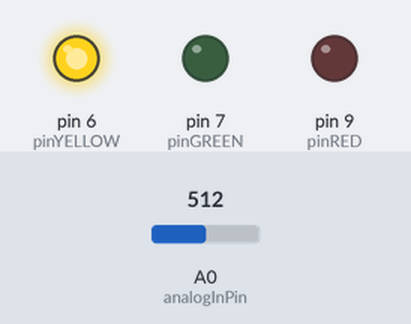
A sketch run on a simulated Arduino Uno, built with avr-gcc and run on an emulated ATmega328P. On the bench: output pins drawn as LEDs (lit = HIGH). Inputs (shaded band) come from the test bench; at power-on: A0 (analogInPin) = 512.

Above: at 1.2 s.
1.3 s: A0 (analogInPin) set to 498
At 1.9 s:
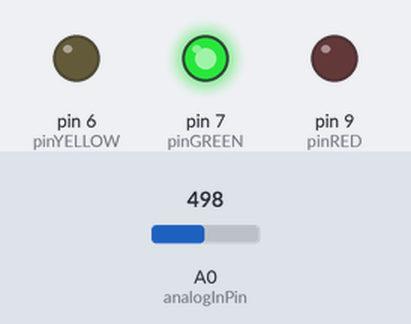
2.8 s: A0 (analogInPin) set to 1023
At 3.1 s:
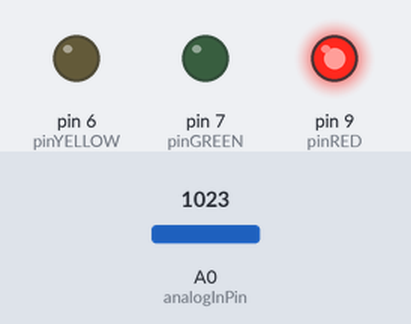
4.3 s: A0 (analogInPin) set to 1016
At 5.4 s:
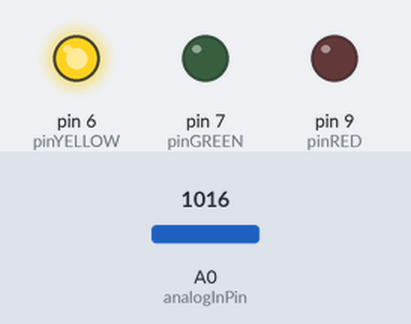
5.8 s: A0 (analogInPin) set to 511
At 6.5 s:
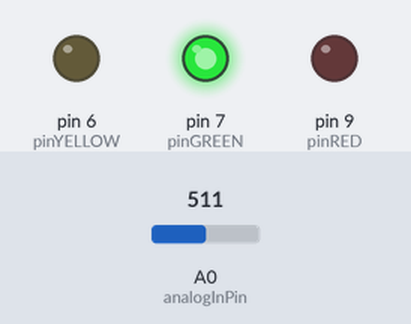
Timing chart, 0 to 8.3 s (numbered marks = the images above; inputs shaded):
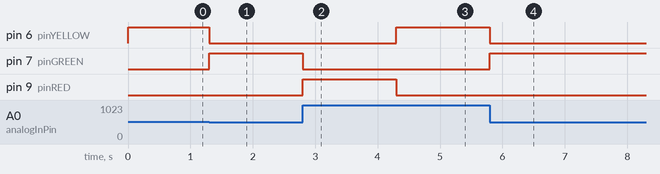

The sketch:

TrafficLight-02-chameleon.ino
```cpp
// based on AnalogInOutSerial
// change between traffic lights according to the potentiometer state

// define the analog pins that your traffic light is connected to

const int pinRED = 9 ;
const int pinYELLOW = 6 ;
const int pinGREEN = 7 ;

const int analogInPin = A0;  // Analog input pin that the potentiometer is attached to
int sensorValue = 0;        // value read from the potentiometer
boolean DEBUG=false;

struct oneTrafficLight{
   String pinName;
   int pinNumber;
   int pinValue;
};

oneTrafficLight trafficLightsArray[3] = {
  {"Green", pinGREEN,0},
  {"Yellow", pinYELLOW,0},
  {"Red", pinRED,0}
};

void setup() {
  Serial.begin(9600);
}

void loop() {
  delay(1);
  sensorValue = analogRead(analogInPin);
  setTrafficLightValues( sensorValue, trafficLightsArray ) ;
  for (int p=0; p<3;p++) {
    analogWrite(trafficLightsArray[p].pinNumber, trafficLightsArray[p].pinValue);
  }
/* The naive, explicit way
 *
  analogWrite(pinGREEN, trafficLightsArray[0].pinValue);
  analogWrite(pinYELLOW, trafficLightsArray[1].pinValue);
  analogWrite(pinRED, trafficLightsArray[2].pinValue);
 */
  if (DEBUG) {
    Serial.print("sensor = ");
    Serial.print(sensorValue);
    for (int p=0;p<3;p++) {
      Serial.print(" ; ");
      Serial.print(trafficLightsArray[p].pinName);
      Serial.print("= ");
      Serial.print(trafficLightsArray[p].pinValue);
    }
    Serial.println();
  }
}


void setTrafficLightValues(int sensorValue, oneTrafficLight (&lightsArray)[3] ) {
  /*
   * First we map the sensor value to 0,1,2
   * then we set the appropriate value in the lights array
   * The expression (p==mappedValue) will have the value of TRUE or FALSE, which are equivalent to 1 or 0.
   */
  int mappedValue = map(sensorValue, 0, 1023, 0, 2) ;
  for (int p=0; p<3;p++) {
    lightsArray[p].pinValue = 255 * (p==mappedValue);
  }
}
```

Measured:
- the behaviour switches between 512 and 511 on A0 (analogInPin) (found by bisection; images 0 and 1)
- the behaviour switches between 1023 and 1022 on A0 (analogInPin) (found by bisection; images 2 and 3)
- after the input at 1.3 s, pin 6 (pinYELLOW): HIGH → LOW at once; pin 7 (pinGREEN): LOW → HIGH at once
- after the input at 2.8 s, pin 7 (pinGREEN): HIGH → LOW at once; pin 9 (pinRED): LOW → HIGH at once
- after the input at 4.3 s, pin 6 (pinYELLOW): LOW → HIGH at once; pin 9 (pinRED): HIGH → LOW at once
- after the input at 5.8 s, pin 6 (pinYELLOW): HIGH → LOW at once; pin 7 (pinGREEN): LOW → HIGH at once
